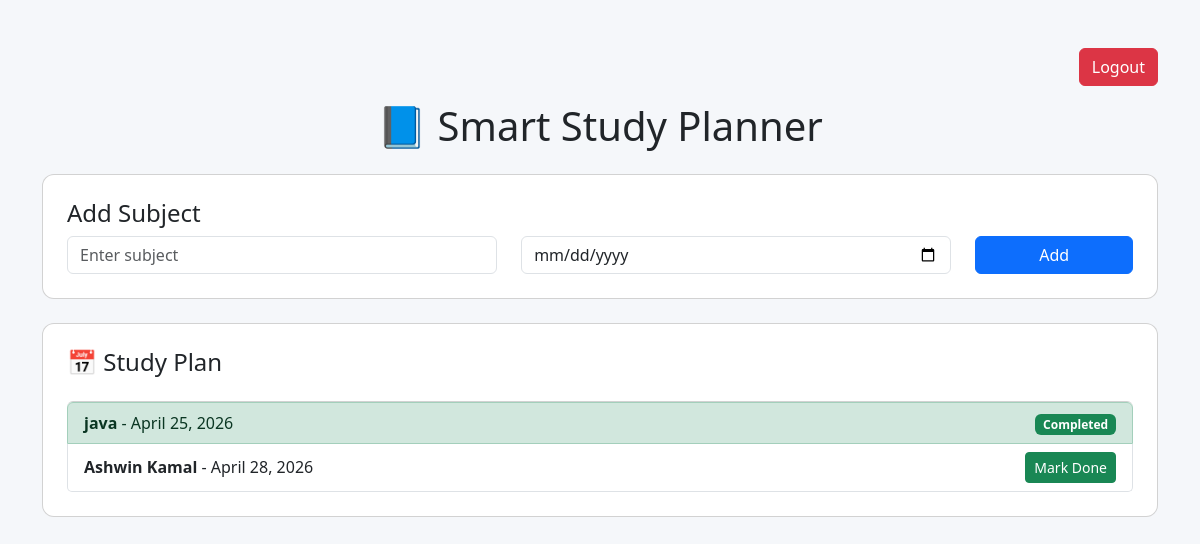
/home/ (signed in), run on an earlier commit of the app's database.
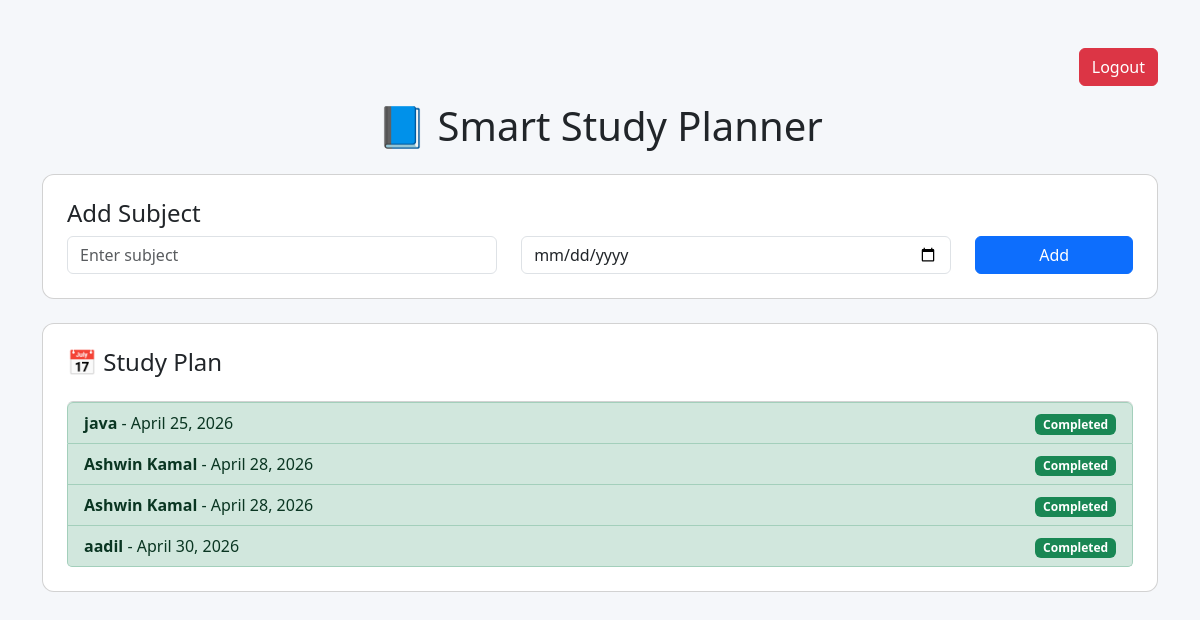
And on a later commit of the database.
### plan/models.py (models this page shows)
class Task(models.Model):
    user = models.ForeignKey(User, on_delete=models.CASCADE)
    name = models.CharField(max_length=100)
    task_date = models.DateField()
    completed = models.BooleanField(default=False)

### plan/views.py (the view)
# urls.py: path('home/', views.home, name='home'),     # 👈 move home to /home/
@login_required
def home(request):
    tasks = Task.objects.filter(user=request.user).order_by('task_date')
    today = date.today()
    return render(request, 'index.html', {
        'tasks': tasks,
        'today': today
    })

### templates/index.html (shortened to what this page needs)
<!DOCTYPE html>
<html lang="en">
<head>
    <link href="https://cdn.jsdelivr.net/npm/bootstrap@5.3.0/dist/css/bootstrap.min.css" rel="stylesheet">
</head>
<body>
<div class="container mt-5">
    <div class="d-flex justify-content-end mb-3">
        <a href="{% url 'logout' %}" class="btn btn-danger">Logout</a>
    </div>
    <h1 class="text-center mb-4">📘 Smart Study Planner</h1>
    <div class="card p-4 mb-4">
        <h4>Add Subject</h4>
        <form method="POST" action="/add/">
        <div class="row">
            <div class="col-md-5">
                <input type="text" name="name" class="form-control" placeholder="Enter subject" required>
            </div>
            <div class="col-md-5">
                <input type="date" name="task_date" class="form-control" required>
            </div>
            <div class="col-md-2">
                <button class="btn btn-primary w-100">Add</button>
            </div>
        </div>
    </form>
    </div>
    <div class="card p-4">
        <h4>📅 Study Plan</h4>
        <ul class="list-group mt-3">
            {% for task in tasks %}
                <li class="list-group-item d-flex justify-content-between align-items-center
                {% if task.completed %} list-group-item-success {% endif %}">
                    <div>
                        <strong>{{ task.name }}</strong> - {{ task.task_date }}
                    </div>
                    <div>
                        {% if not task.completed %}
                            <a href="/complete/{{ task.id }}/" class="btn btn-success btn-sm">Mark Done</a>
                        {% else %}
                            <span class="badge bg-success">Completed</span>
                        {% endif %}
                    </div>
                </li>
            {% empty %}
                <li class="list-group-item text-center">No tasks yet</li>
            {% endfor %}
        </ul>
    </div>
</div>
</body>
</html>

### templates/index.html (style rules this page uses)
body { background: #f5f7fa; }
.card { border-radius: 12px; }

What changed in the data, as far as the page shows it:
changed Task (number 2 of 4 on the later page): completed "Mark Done" → "Completed"
added Task: name "Ashwin Kamal", task_date "April 28, 2026", completed "Completed"
added Task: name "aadil", task_date "April 30, 2026", completed "Completed"
